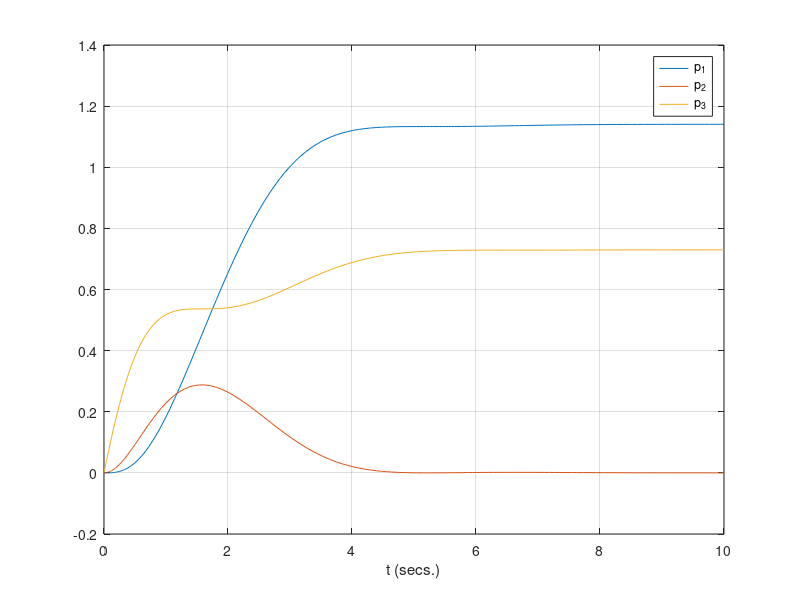

Write the MATLAB code that produced this figure.
% Example 3.2-3
function f3p2d6()
    % Runge Kutta Integrator for Continuous time Kalman Filter
    options = odeset('RelTol',1e-4,'AbsTol',[1e-8 1e-8 1e-8]);
    % Runge-Kutta Integrator
    [t p] = ode45(@errcov,[0 10],[0 0 0],options);
    % Plot the error covariances
    plot(t,p(:,1),t,p(:,2),t,p(:,3));
    legend('p_1','p_2','p_3'); grid on; xlabel('t (secs.)');
return

function dp=errcov(t,p)
    dp = zeros(3,1);
    q=1; r=1; wns=0.64; a=0.16; % Constants
    dp(1)=2*p(2)-(1/r)*p(2)^2; % Differential Equations
    dp(2)=p(3)-wns*p(1)-2*a*p(2)-p(2)*p(3)/r;
    dp(3)=-2*wns*p(2)-4*a*p(3)-(1/r)*p(3).^2+q;
return